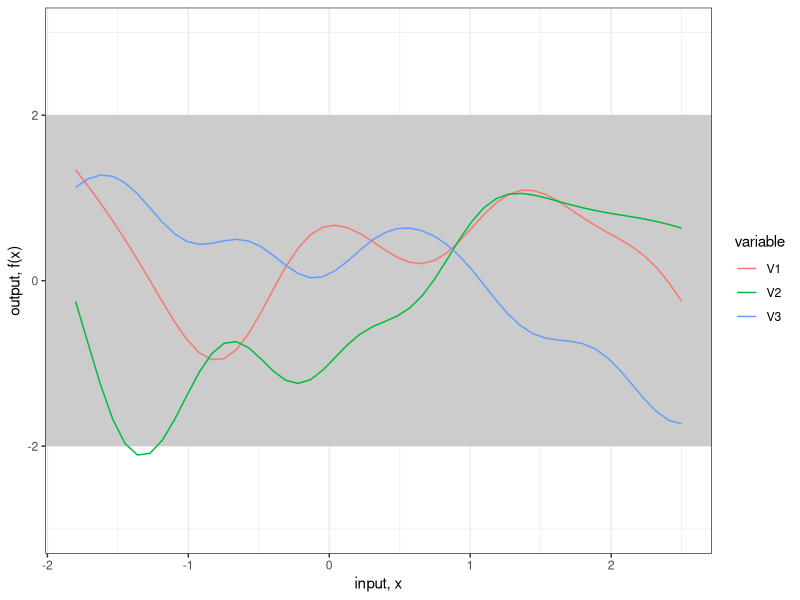
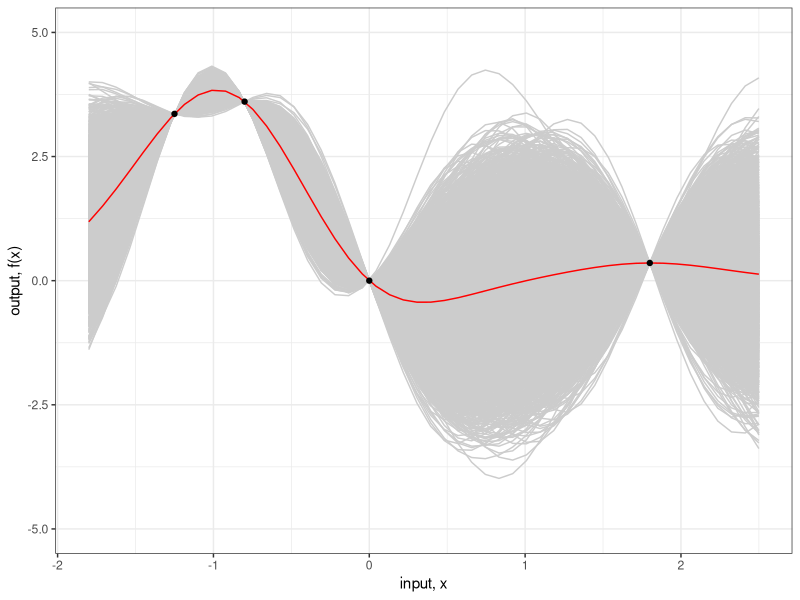

These charts were generated, in order, by the following R code: (Note: this script raises an error after producing the figures.)
#The work on the prior and posterior distributions follows
#code given in https://www.r-bloggers.com/gaussian-process-regression-with-r/
#by James Keirstead
#This code requires the use of the package 'ggplot2', written by Hadley Wickham and Winston Chang, published in 2016.
#The url for this package is https://cran.r-project.org/web/packages/ggplot2/index.html
#This code requires the use of the package 'plyr', written by Hadley Wickham, published in 2016.
#The url for this package is https://cran.r-project.org/web/packages/plyr/index.html
#This code requires the use of the package 'MASS', written by Brian Ripley et. al., published in 2018.
#The url for this package is https://cran.r-project.org/web/packages/MASS/MASS.pdf
#This code requires the use of the package 'reshape2', written by Hadley Wickham, published in 2017.
#The url for this package is https://cran.r-project.org/web/packages/reshape2/index.html
#This code requires the use of the package 'gridExtra', written by Baptiste Auguie, published in 2017.
#The url for this package is https://cran.r-project.org/web/packages/gridExtra/index.html
#This code requires the use of the package 'mvtnorm', written by Alan Genz et. al., published in 2018.
#The url for this package is https://cran.r-project.org/web/packages/mvtnorm/index.html
require(MASS)
require(mvtnorm)

require(plyr)
require(reshape2)
require(ggplot2)
set.seed(12345)
calcSigma<- function(X1,X2,l=0.4936487) {
  Sigma <- matrix(rep(0, length(X1)*length(X2)), nrow=length(X1))
  for (i in 1:nrow(Sigma)) {
    for (j in 1:ncol(Sigma)) {
      Sigma[i,j] <- exp(-0.5*(abs(X1[i]-X2[j])/l)^2)
    }
  }
  return(Sigma)
}

#toy function
quadfunction = function(x){
  ans = -x*(x+1.5)*(x-1.5)*(x-2)
  return(ans)
}


x.star <- seq(-1.8, 2.5, len=50)
sigma <- calcSigma(x.star, x.star)


n.samples <- 3
values <- matrix(rep(0,length(x.star)*n.samples), ncol=n.samples)
for (i in 1:n.samples) {
  # Each column represents a sample from a multivariate normal distribution
  # with zero mean and covariance sigma
  values[,i] <- mvrnorm(1, rep(0, length(x.star)), sigma)
}
values <- cbind(x=x.star,as.data.frame(values))
values <- melt(values,id="x")

#prior graph
fig2a <- ggplot(values,aes(x=x,y=value)) +
  geom_rect(xmin=-Inf, xmax=Inf, ymin=-2, ymax=2, fill="grey80") +
  geom_line(aes(group=variable, colour = variable)) +
  theme_bw() +
  scale_y_continuous(lim=c(-3,3), name="output, f(x)") +
  xlab("input, x")
fig2a

#training set
fx = c(-1.25, -0.8, 0, 1.8)
fy = c(quadfunction(-1.15), quadfunction(-0.8), quadfunction(0), quadfunction(1.8))
f = data.frame(x = fx, y = fy)

#posterior calculations
x <- fx
k.xx <- calcSigma(x,x)

k.xxs <- calcSigma(x,x.star)
k.xsx <- calcSigma(x.star,x)
k.xsxs <- calcSigma(x.star,x.star)
f.star.bar <- k.xsx%*%solve(k.xx)%*%fy
cov.f.star <- k.xsxs - k.xsx%*%solve(k.xx)%*%k.xxs

n.samples <- 10000
values <- matrix(rep(0,length(x.star)*n.samples), ncol=n.samples)

for (i in 1:n.samples) {
  values[,i] <- mvrnorm(1, f.star.bar, cov.f.star)
}
values <- cbind(x=x.star,as.data.frame(values))
values <- melt(values,id="x")

#posterior graph
fig2b <- ggplot(values,aes(x=x,y=value)) +
  geom_line(aes(group=variable), colour="grey80") +
  geom_path(data=data.frame(x=x.star,y=f.star.bar), aes(x=x,y=y),colour="red") +
  geom_point(data=f,aes(x=x,y=y)) +
  theme_bw() +
  scale_y_continuous(lim=c(-5,5), name="output, f(x)") +
  xlab("input, x")

fig2b
f.star.bar
x.star

#toy function returning a list
lstquadfunction = function(x){
  ans = -x*(x+1.5)*(x-1.5)*(x-2)
  lst=list(Score = ans, Pred = 0)
  return(lst)
}

variance = diag(cov.f.star)
f.bar.star <- k.xsx%*%solve(k.xx + sigma.n^2*diag(1, ncol(k.xx)))%*%f$y
cov.f.star <- k.xsxs - k.xsx%*%solve(k.xx + sigma.n^2*diag(1, ncol(k.xx)))%*%k.xxs

#UCB function
UCB = f.bar.star+2.576*sqrt(variance)
UCBrow1 = seq(-1.8,2.5,length.out = 50)
plottingUCB = cbind(UCBrow1,UCB)
dfplotUCB = as.data.frame(plottingUCB)
colnames(dfplotUCB)=c("x","y")

#plotting the UCB function
UCBplot = ggplot(dfplotUCB) +
  geom_line(aes(x=x,y=y),color="red")
UCBplot
require(gridExtra)

grid.arrange(fig2b,UCBplot)


#function to divide vectors for PI
vectordivision = function(mu,var){
  i = 1
  n = length(mu)
  vec = rep(0,n)
  for(i in 1:n){
    vec[i] = mu[i]/var[i]
    i = i+1
  }
  return(vec)
}


mu.over.sigma = vectordivision(f.star.bar,sqrt(variance))

NormalDistVec = function(input){
  i=1
  n = length(input)
  vec = rep(0,n)
  for(i in 1:n){
    vec[i] = pnorm(input[i])
    i=i+1
  }
  return(vec)
}
densNormVec = function(input){
  i=1
  n = length(input)
  vec = rep(0,n)
  for(i in 1:n){
    vec[i] = dnorm(input[i])
    i=i+1
  }
  return(vec)
}

#PI function
adjmu.over.sigma = vectordivision(f.bar.star-rep(0.01,length(f.bar.star)),sqrt(variance))
PI = NormalDistVec(adjmu.over.sigma)
PIrow1 = seq(-1.8,2.5,length.out=50)
plottingPI = cbind(PIrow1,PI)
dfplotPI = as.data.frame(plottingPI)
colnames(dfplotPI)=c("x","y")
#plotting PI
PIplot = ggplot(dfplotPI) +
  geom_line(aes(x=x,y=y),color="red")
PIplot
grid.arrange(fig2b,PIplot)


#EI
EI = (f.bar.star-rep(1,length(f.bar.star)))*NormalDistVec(adjmu.over.sigma)+sqrt(variance)*densNormVec(adjmu.over.sigma)
EIrow1 = seq(-1.8,2.5,length.out = 50)
plottingEI = cbind(EIrow1,EI)
dfplotEI = as.data.frame(plottingEI)
colnames(dfplotEI)=c("x","y")
#plotting EI
EIplot = ggplot(dfplotEI) +
  geom_line(aes(x=x,y=y),color="red")
EIplot
grid.arrange(fig2b,EIplot)





